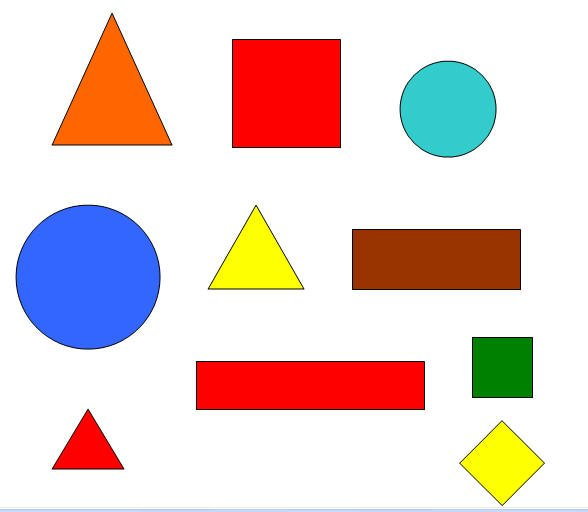
#> input picture shapes.jpg, 588 x 512 px, found by its file name
$ python findingCorner.py
#> lines starting #> are read from the running program, lines starting #| are printed output that depends on the picture; after the words box and inside, x2 and y2 are one past the last pixel; in counts of white or black regions, pixels touching at a corner belong together
import cv2
import numpy as np
import matplotlib.pyplot as plt

img = cv2.imread("shapes.JPG")
#> img is the input picture: shape (512, 588, 3); mean B, G, R 206.2, 209.8, 229.3
gray = cv2.cvtColor(img, cv2.COLOR_BGR2GRAY)
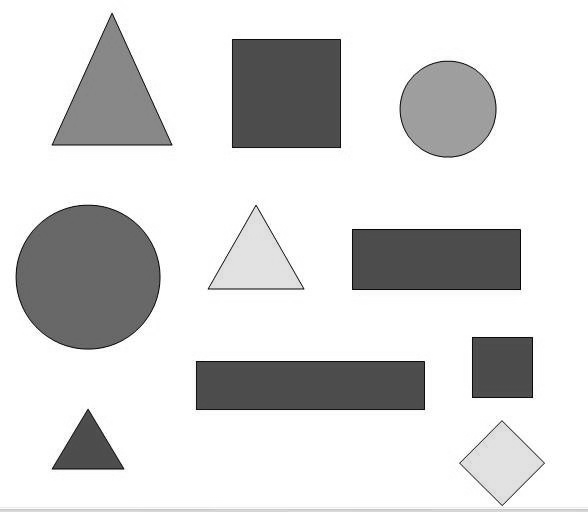
#> gray: shape (512, 588); min 1, max 255, mean 215.2
plt.imshow(img), plt.show
corner = cv2.goodFeaturesToTrack(gray, 30, 0.1, 10)
#> corner = 29 rows, first 8: [532, 397], [352, 229], [352, 289], [472, 397], [472, 337], [520, 289], [424, 409], [196, 409]
corner = np.int0(corner)

for i in corner:
    x, y = i.ravel()
    cv2.circle(img, (x, y), 5, 255, -1)
#> this loop made 29 passes
#> (x, y) on passes 1 to 12: (532, 397), (352, 229), (352, 289), (472, 397), (472, 337), (520, 289), (424, 409), (196, 409), (196, 361), (340, 147), (232, 147), (232, 39)
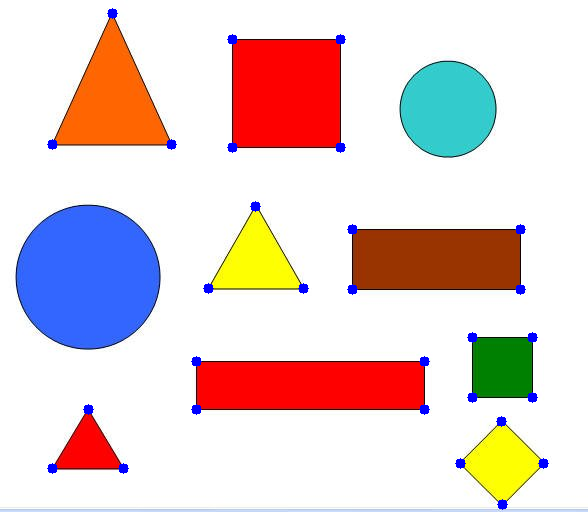
#> img: shape (512, 588, 3); 0.78% of pixels changed, all inside (x1, y1, x2, y2) = (47, 8, 549, 510)

plt.imshow(img)
plt.waitforbuttonpress()
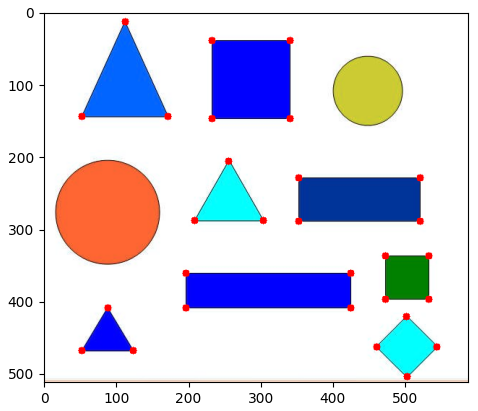
#> figure drawn by matplotlib, 1 panel; B, G, R data is drawn as R, G, B
